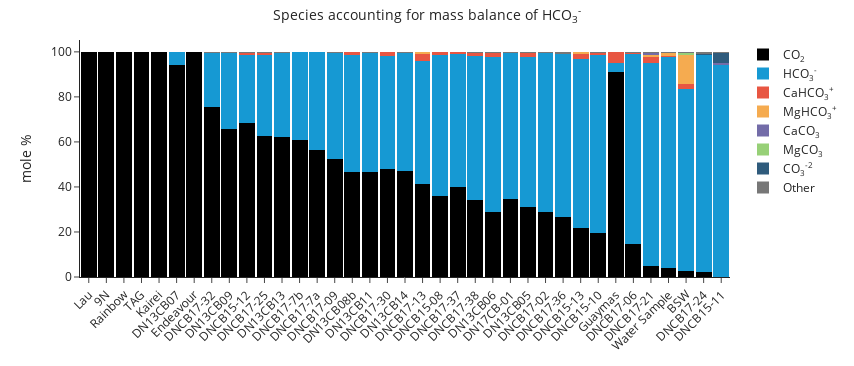

Source (notebook cell):
### Markdown cell above
Visualise how carbonate species and complexes are distributed across samples:

### Code cell
comparison.plot_mass_contribution("HCO3-", sort_by="pH", plot_width=7)

### Figure 1 — Plotly figure (JSON) as saved in the notebook; plotly's stock layout.template omitted (floating-point values rounded to 4 significant figures)
{"data": [{"hovertemplate": "species=CO<sub>2</sub><br>sample=%{x}<br>mole %=%{y}<extra></extra>", "legendgroup": "CO<sub>2</sub>", "marker": {"color": "#000000", "line": {"width": 0}, "pattern": {"shape": ""}}, "name": "CO<sub>2</sub>", "orientation": "v", "showlegend": true, "textposition": "auto", "type": "bar", "width": 0.9, "x": ["Lau", "9N", "Rainbow", "TAG", "Kairei", "DN13CB07", "Endeavour", "DNCB17-32", "DN13CB09", "DNCB15-12", "DNCB17-25", "DN13CB13", "DNCB17-7b", "DNCB17-7a", "DNCB17-09", "DN13CB08b", "DN13CB11", "DNCB17-30", "DN13CB14", "DNCB17-13", "DNCB15-08", "DNCB17-37", "DNCB17-38", "DN13CB06", "DN17CB-01", "DN13CB05", "DNCB17-02", "DNCB17-36", "DNCB15-13", "DNCB15-10", "Guaymas", "DNCB17-06", "DNCB17-21", "Water Sample", "BSW", "DNCB17-24"], "xaxis": "x", "y": [100.0, 99.99, 99.92, 100.0, 99.94, 94.33, 99.98, 75.72, 65.63, 68.47, 62.63, 62.03, 60.69, 56.23, 52.62, 46.66, 46.78, 47.78, 47.03, 41.49, 35.84, 40.03, 34.39, 28.97, 34.79, 31.31, 28.66, 26.74, 21.71, 19.48, 91.2, 14.58, 5.06, 4.04, 2.76, 2.08], "yaxis": "y"}, {"hovertemplate": "species=HCO<sub>3</sub><sup>-</sup><br>sample=%{x}<br>mole %=%{y}<extra></extra>", "legendgroup": "HCO<sub>3</sub><sup>-</sup>", "marker": {"color": "#1699d3", "line": {"width": 0}, "pattern": {"shape": ""}}, "name": "HCO<sub>3</sub><sup>-</sup>", "orientation": "v", "showlegend": true, "textposition": "auto", "type": "bar", "width": 0.9, "x": ["DN13CB07", "DNCB17-32", "DN13CB09", "DNCB15-12", "DNCB17-25", "DN13CB13", "DNCB17-7b", "DNCB17-7a", "DNCB17-09", "DN13CB08b", "DN13CB11", "DNCB17-30", "DN13CB14", "DNCB17-13", "DNCB15-08", "DNCB17-37", "DNCB17-38", "DN13CB06", "DN17CB-01", "DN13CB05", "DNCB17-02", "DNCB17-36", "DNCB15-13", "DNCB15-10", "Guaymas", "DNCB17-06", "DNCB17-21", "Water Sample", "BSW", "DNCB17-24", "DNCB15-11"], "xaxis": "x", "y": [5.61, 23.85, 34.04, 30.18, 35.87, 37.42, 39.07, 43.53, 47.04, 52.06, 52.5, 50.53, 52.57, 54.32, 62.82, 58.92, 63.8, 68.81, 64.59, 66.39, 70.65, 72.37, 75.01, 79.3, 3.65, 84.35, 90.06, 93.54, 80.67, 96.63, 94.23], "yaxis": "y"}, {"hovertemplate": "species=CaHCO<sub>3</sub><sup>+</sup><br>sample=%{x}<br>mole %=%{y}<extra></extra>", "legendgroup": "CaHCO<sub>3</sub><sup>+</sup>", "marker": {"color": "#e85642", "line": {"width": 0}, "pattern": {"shape": ""}}, "name": "CaHCO<sub>3</sub><sup>+</sup>", "orientation": "v", "showlegend": true, "textposition": "auto", "type": "bar", "width": 0.9, "x": ["DNCB15-12", "DNCB17-25", "DN13CB08b", "DNCB17-30", "DNCB17-13", "DNCB15-08", "DNCB17-37", "DNCB17-38", "DN13CB06", "DN13CB05", "DNCB15-13", "DNCB15-10", "Guaymas", "DNCB17-06", "DNCB17-21", "Water Sample", "BSW"], "xaxis": "x", "y": [1.0, 1.12, 1.03, 1.41, 3.06, 1.09, 0.8188, 1.46, 1.68, 1.76, 2.24, 0.8189, 4.88, 0.7557, 2.55, 0.4155, 2.23], "yaxis": "y"}, {"hovertemplate": "species=MgHCO<sub>3</sub><sup>+</sup><br>sample=%{x}<br>mole %=%{y}<extra></extra>", "legendgroup": "MgHCO<sub>3</sub><sup>+</sup>", "marker": {"color": "#f5ab50", "line": {"width": 0}, "pattern": {"shape": ""}}, "name": "MgHCO<sub>3</sub><sup>+</sup>", "orientation": "v", "showlegend": true, "textposition": "auto", "type": "bar", "width": 0.9, "x": ["DNCB17-13", "DNCB15-13", "DNCB17-21", "Water Sample", "BSW"], "xaxis": "x", "y": [0.9878, 0.8833, 0.9281, 1.39, 12.79], "yaxis": "y"}, {"hovertemplate": "species=CaCO<sub>3</sub><br>sample=%{x}<br>mole %=%{y}<extra></extra>", "legendgroup": "CaCO<sub>3</sub>", "marker": {"color": "#736ca8", "line": {"width": 0}, "pattern": {"shape": ""}}, "name": "CaCO<sub>3</sub>", "orientation": "v", "showlegend": true, "textposition": "auto", "type": "bar", "width": 0.9, "x": ["DNCB17-21", "DNCB15-11"], "xaxis": "x", "y": [0.9788, 0.7274], "yaxis": "y"}, {"hovertemplate": "species=MgCO<sub>3</sub><br>sample=%{x}<br>mole %=%{y}<extra></extra>", "legendgroup": "MgCO<sub>3</sub>", "marker": {"color": "#97d077", "line": {"width": 0}, "pattern": {"shape": ""}}, "name": "MgCO<sub>3</sub>", "orientation": "v", "showlegend": true, "textposition": "auto", "type": "bar", "width": 0.9, "x": ["BSW"], "xaxis": "x", "y": [0.8715], "yaxis": "y"}, {"hovertemplate": "species=CO<sub>3</sub><sup>-2</sup><br>sample=%{x}<br>mole %=%{y}<extra></extra>", "legendgroup": "CO<sub>3</sub><sup>-2</sup>", "marker": {"color": "#2f5b7c", "line": {"width": 0}, "pattern": {"shape": ""}}, "name": "CO<sub>3</sub><sup>-2</sup>", "orientation": "v", "showlegend": true, "textposition": "auto", "type": "bar", "width": 0.9, "x": ["DNCB17-24", "DNCB15-11"], "xaxis": "x", "y": [0.5299, 4.7], "yaxis": "y"}, {"hovertemplate": "species=Other<br>sample=%{x}<br>mole %=%{y}<extra></extra>", "legendgroup": "Other", "marker": {"color": "#777777", "line": {"width": 0}, "pattern": {"shape": ""}}, "name": "Other", "orientation": "v", "showlegend": true, "textposition": "auto", "type": "bar", "width": 0.9, "x": ["Lau", "9N", "Rainbow", "TAG", "Kairei", "DN13CB07", "Endeavour", "DNCB17-32", "DN13CB09", "DNCB15-12", "DNCB17-25", "DN13CB13", "DNCB17-7b", "DNCB17-7a", "DNCB17-09", "DN13CB08b", "DN13CB11", "DNCB17-30", "DN13CB14", "DNCB17-13", "DNCB15-08", "DNCB17-37", "DNCB17-38", "DN13CB06", "DN17CB-01", "DN13CB05", "DNCB17-02", "DNCB17-36", "DNCB15-13", "DNCB15-10", "Guaymas", "DNCB17-06", "DNCB17-21", "Water Sample", "BSW", "DNCB17-24", "DNCB15-11"], "xaxis": "x", "y": [0.0, 0.01, 0.08, 0.0, 0.06, 0.06, 0.02, 0.43, 0.33, 0.35, 0.38, 0.55, 0.24, 0.24, 0.34, 0.25, 0.72, 0.28, 0.4, 0.14, 0.25, 0.23, 0.35, 0.54, 0.62, 0.54, 0.69, 0.89, 0.16, 0.4, 0.27, 0.31, 0.42, 0.61, 0.68, 0.76, 0.34], "yaxis": "y"}], "layout": {"bargap": 0, "barmode": "relative", "height": 366, "legend": {"title": {}, "tracegroupgap": 0}, "margin": {"t": 40}, "title": {"text": "<span style=\"font-size: 14px;\">Species accounting for mass balance of HCO<sub>3</sub><sup>-</sup></span>", "x": 0.5, "xanchor": "center"}, "width": 854, "xaxis": {"anchor": "y", "autorange": true, "categoryarray": ["Lau", "9N", "Rainbow", "TAG", "Kairei", "DN13CB07", "Endeavour", "DNCB17-32", "DN13CB09", "DNCB15-12", "DNCB17-25", "DN13CB13", "DNCB17-7b", "DNCB17-7a", "DNCB17-09", "DN13CB08b", "DN13CB11", "DNCB17-30", "DN13CB14", "DNCB17-13", "DNCB15-08", "DNCB17-37", "DNCB17-38", "DN13CB06", "DN17CB-01", "DN13CB05", "DNCB17-02", "DNCB17-36", "DNCB15-13", "DNCB15-10", "Guaymas", "DNCB17-06", "DNCB17-21", "Water Sample", "BSW", "DNCB17-24", "DNCB15-11"], "categoryorder": "array", "domain": [0, 1], "fixedrange": true, "range": [-0.5, 36.5], "tickangle": -45, "title": {}, "type": "category"}, "yaxis": {"anchor": "x", "autorange": true, "domain": [0, 1], "fixedrange": true, "range": [0, 105.3], "title": {"text": "mole %"}, "type": "linear"}}}
